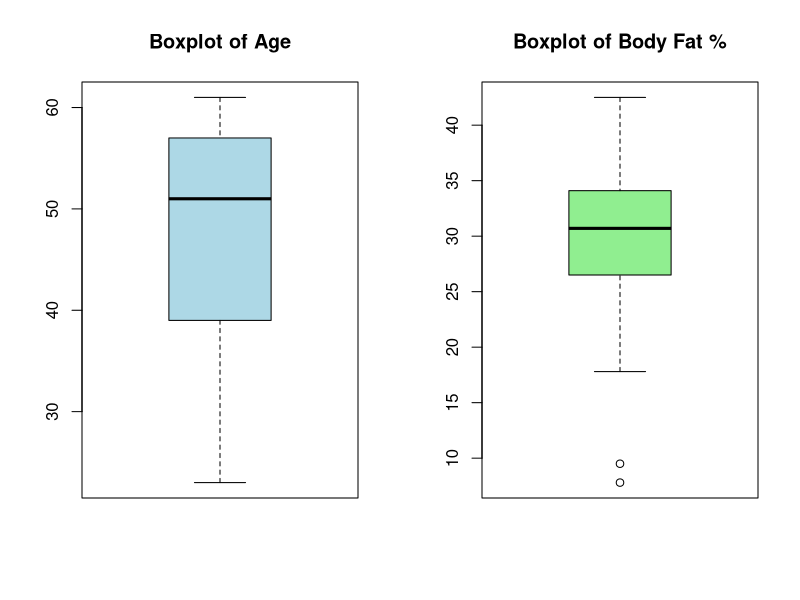
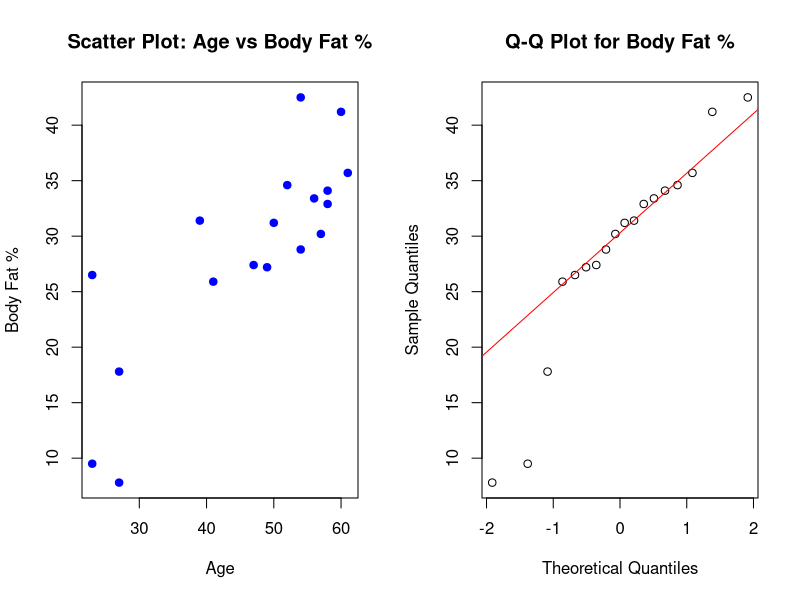

Generate these figures, in order, with R:
age <- c(23, 23, 27, 27, 39, 41, 47, 49, 50, 52, 54, 54, 56, 57, 58, 58, 60, 61)
fat <- c(9.5, 26.5, 7.8, 17.8, 31.4, 25.9, 27.4, 27.2, 31.2, 34.6, 42.5, 28.8, 33.4, 30.2, 34.1, 32.9, 41.2, 35.7)

age_mean <- mean(age)
age_median <- median(age)
age_sd <- sd(age)

fat_mean <- mean(fat)
fat_median <- median(fat)
fat_sd <- sd(fat)

cat("Age - Mean:", age_mean, "Median:", age_median, "SD:", age_sd, "\n")
cat("Body Fat - Mean:", fat_mean, "Median:", fat_median, "SD:", fat_sd, "\n")

par(mfrow=c(1,2))  
boxplot(age, main="Boxplot of Age", col="lightblue")
boxplot(fat, main="Boxplot of Body Fat %", col="lightgreen")

par(mfrow=c(1,2)) 
plot(age, fat, main="Scatter Plot: Age vs Body Fat %", xlab="Age", ylab="Body Fat %", col="blue", pch=19)
qqnorm(fat, main="Q-Q Plot for Body Fat %")
qqline(fat, col="red")
